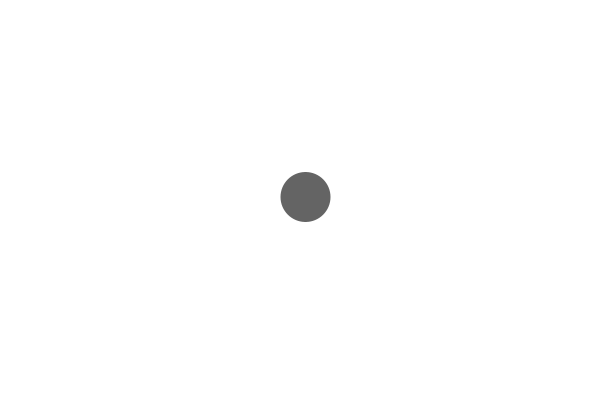
Frame 1 (no input)
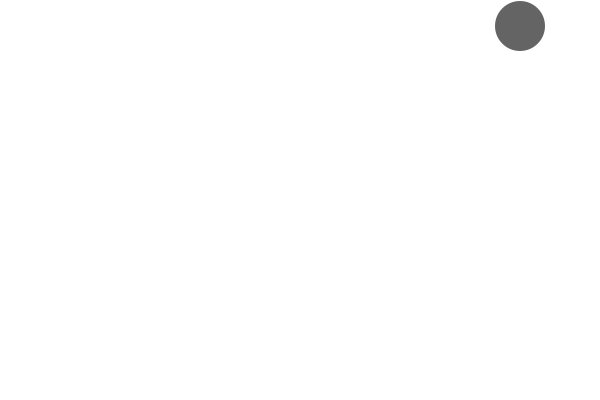
Frame 60 (the mouse pressed at the canvas centre just before this capture)
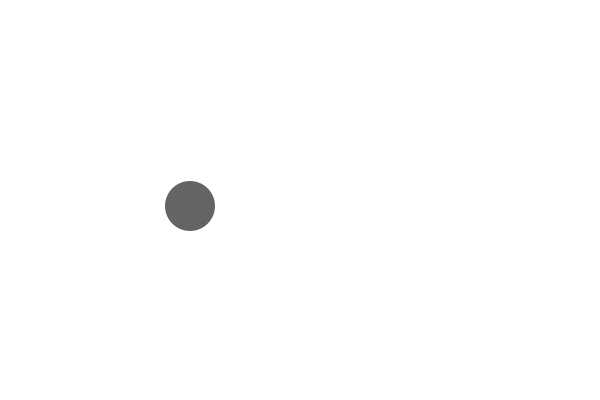
Frame 120 (the mouse held since frame 60 and released just before this capture)

The Processing sketch that drew these frames (run headless with seeded random() and noise(); from frame 60 on, the mouse is pressed at the canvas centre):

// Processing sketch: BounceBall
// ── BounceBall.pde
Ball ball;

void setup() {
    size(600, 400);
    ball = new Ball();
}

void draw() {
    background(255);
    ball.move();
    ball.bounce();
    ball.render();
}

// ── Ball.pde
class Ball {
    private PVector position;
    private PVector velocity;
    private int size;

    public Ball() {
        position = new PVector(width / 2, height / 2);
        velocity = new PVector(5.5, -3);
        size = 50;
    }

    public void move() {
        position.add(velocity);
    }

    public void bounce() {
        if (position.x >= width - size / 2 || position.x < size / 2) {
            velocity.x = -velocity.x;
        } 
        
        if (position.y >= height - size / 2 || position.y < size / 2) {
            velocity.y = -velocity.y;
        }
    }

    public void render() {
        noStroke();
        fill(100);
        ellipse(position.x, position.y, size, size);
    }
}
